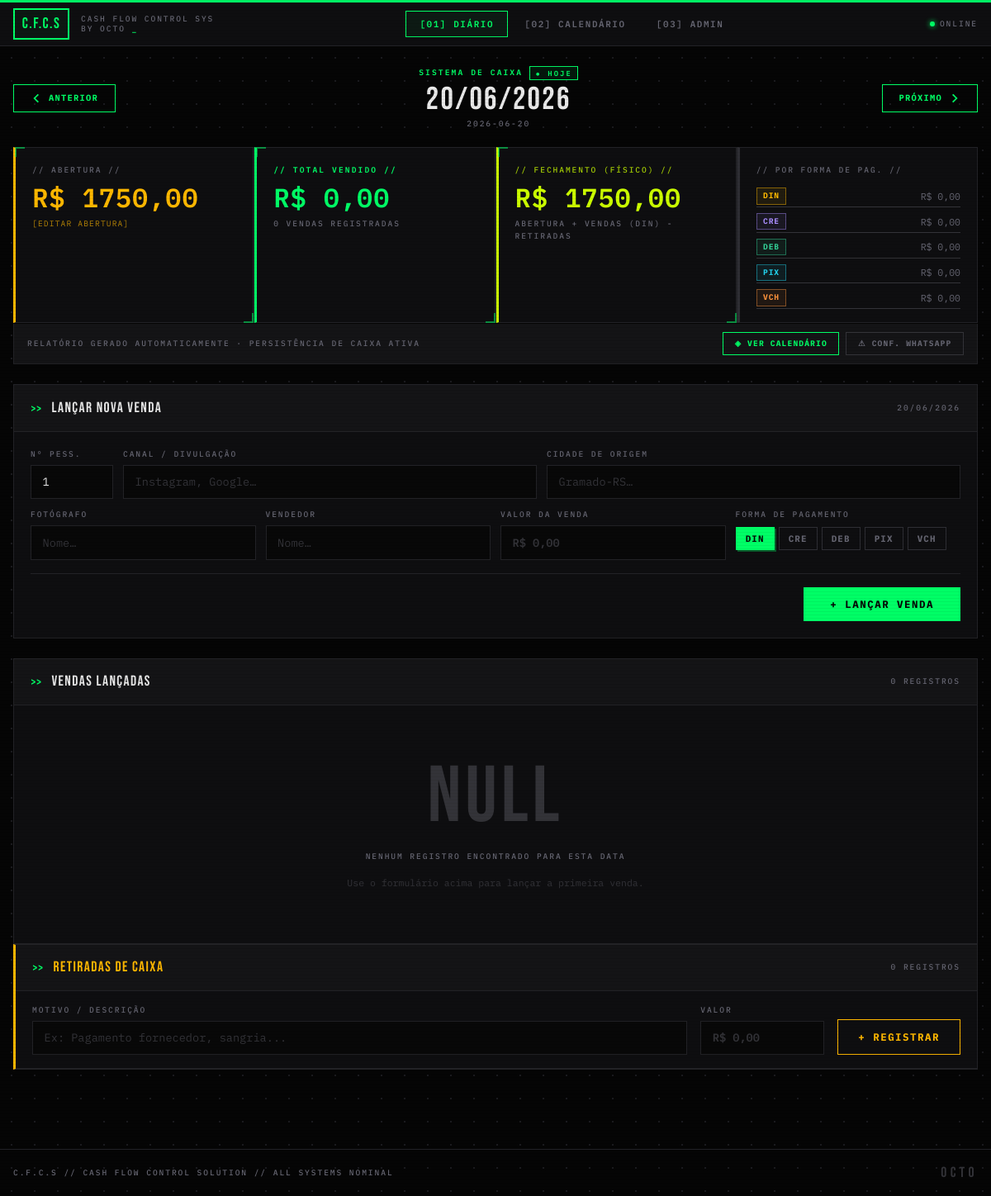
/dia/2026-06-20, run on an earlier commit of the app's database.
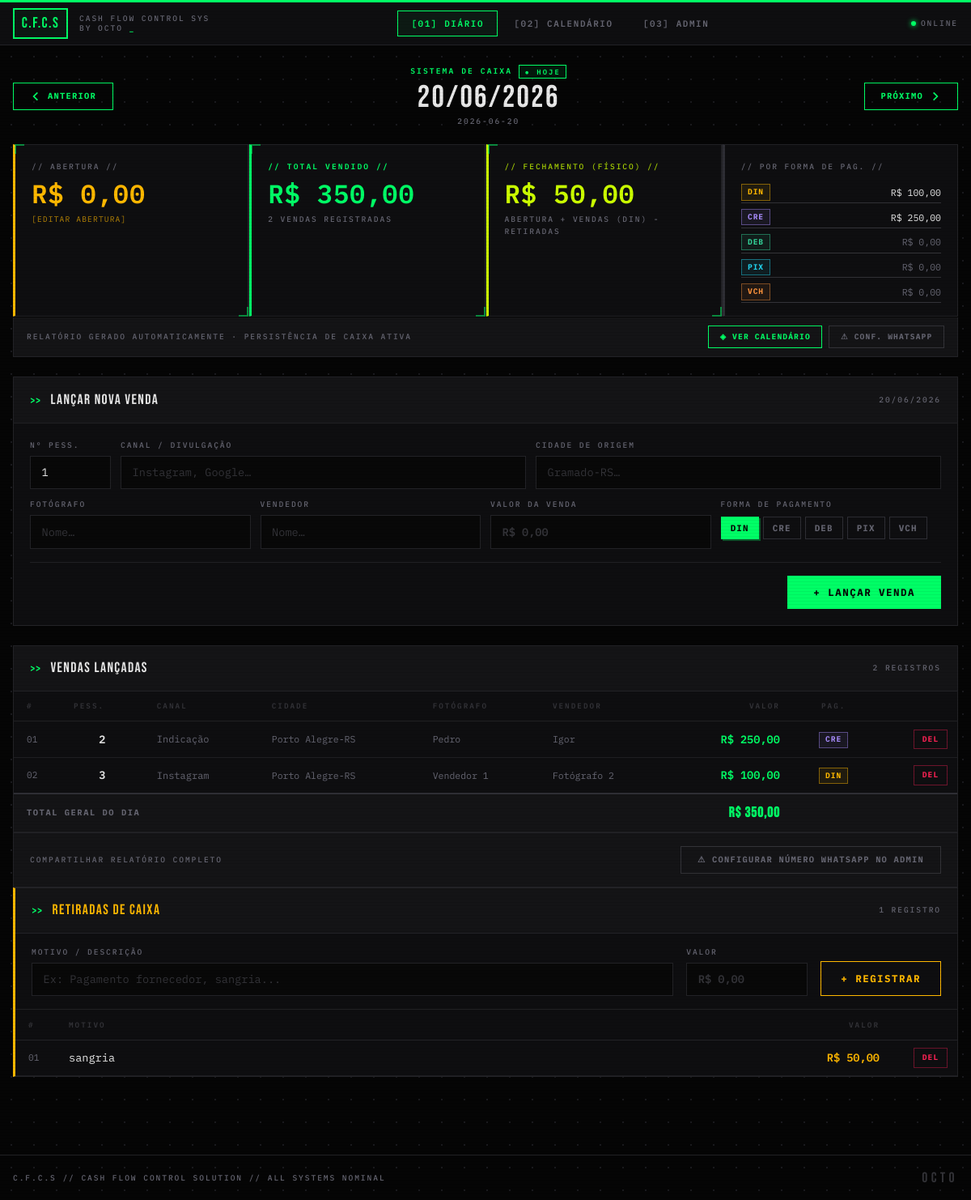
And on a later commit of the database.
### tables this page shows
CREATE TABLE caixa_diario (
                data            DATE    PRIMARY KEY,
                abertura_caixa  REAL    NOT NULL DEFAULT 0.0,
                fechamento_caixa REAL   NOT NULL DEFAULT 0.0
            );

CREATE TABLE vendas (
                id              INTEGER PRIMARY KEY AUTOINCREMENT,
                data_venda      DATE    NOT NULL,
                num_pessoas     INTEGER NOT NULL DEFAULT 1,
                canal_venda     TEXT    NOT NULL DEFAULT '',
                cidade_origem   TEXT    NOT NULL DEFAULT '',
                fotografo       TEXT    NOT NULL DEFAULT '',
                vendedor        TEXT    NOT NULL DEFAULT '',
                valor_venda     REAL    NOT NULL DEFAULT 0.0,
                forma_pagamento TEXT    NOT NULL DEFAULT 'DIN'
            );

CREATE TABLE retiradas_caixa (
                id              INTEGER PRIMARY KEY AUTOINCREMENT,
                data            DATE    NOT NULL,
                valor           REAL    NOT NULL DEFAULT 0.0,
                motivo          TEXT    NOT NULL DEFAULT ''
            );

### app.py (the view)
@app.route("/dia/<data>", methods=["GET"])
def diario(data):
    try:
        datetime.strptime(data, "%Y-%m-%d")
    except ValueError:
        return redirect(url_for("index"))
    caixa = get_or_create_caixa(data)
    vendas = get_vendas_do_dia(data)
    retiradas = get_retiradas_do_dia(data)
    subtotais = get_subtotais(data)
    total_dia = sum(v["valor_venda"] for v in vendas)
    recalc_fechamento(data)
    caixa = get_or_create_caixa(data)
    canais = get_config("canal")
    cidades = get_config("cidade")
    equipe = get_config("equipe")
    whatsapp_numero = get_whatsapp_numero()
    d = datetime.strptime(data, "%Y-%m-%d").date()
    prev_day = (d - timedelta(days=1)).isoformat()
    next_day = (d + timedelta(days=1)).isoformat()
    today = date.today().isoformat()
    return render_template(
        "diario.html",
        data=data,
        data_fmt=d.strftime("%d/%m/%Y"),
        caixa=caixa,
        vendas=vendas,
        retiradas=retiradas,
        subtotais=subtotais,
        total_dia=total_dia,
        canais=canais,
        cidades=cidades,
        equipe=equipe,
        prev_day=prev_day,
        next_day=next_day,
        today=today,
        formas=["DIN", "CRE", "DEB", "PIX", "VCH"],
        whatsapp_numero=whatsapp_numero,
    )

### app.py (called while the page is built, shortened)
def get_config(tipo: str) -> list[str]:
    with get_connection() as conn:
        rows = conn.execute(
            "SELECT valor FROM configuracoes WHERE tipo = ? ORDER BY valor",
            (tipo,),
        ).fetchall()
    return [r["valor"] for r in rows]

def get_or_create_caixa(data_str: str) -> dict:
    with get_connection() as conn:
        row = conn.execute(
            "SELECT * FROM caixa_diario WHERE data = ?", (data_str,)
        ).fetchone()
        if row:
            return dict(row)

def get_retiradas_do_dia(data_str: str) -> list[dict]:
    with get_connection() as conn:
        rows = conn.execute(
            "SELECT * FROM retiradas_caixa WHERE data = ? ORDER BY id",
            (data_str,),
        ).fetchall()
    return [dict(r) for r in rows]

def get_vendas_do_dia(data_str: str) -> list[dict]:
    with get_connection() as conn:
        rows = conn.execute(
            "SELECT * FROM vendas WHERE data_venda = ? ORDER BY id",
            (data_str,),
        ).fetchall()
    return [dict(r) for r in rows]

### templates/diario.html (shortened to what the changed rows need)
{% extends "base.html" %}
{% block content %}
<div style="display: grid; grid-template-columns: repeat(4, 1fr); gap: 1px; margin-bottom: 1px; background: var(--bd);" class="fade-in">
  <div class="card bracketed" style="padding: 1.25rem 1.25rem 1rem; border-left: 3px solid var(--warn); background: var(--s1);">
    <div class="sys-label-dim" style="margin-bottom: 0.6rem;">// ABERTURA //</div>
    <div class="metric-value money-warn" style="font-size: 2rem;">
      R$ {{ "%.2f"|format(caixa.abertura_caixa) | replace('.', ',') }}
    </div>
    <button onclick="toggleAberturaForm()" style="margin-top: 0.6rem; background: transparent; border: none; color: var(--warn); font-family: 'IBM Plex Mono'; font-size: 0.6rem; letter-spacing: 0.12em; text-transform: uppercase; cursor: pointer; padding: 0; opacity: 0.7;">
      [EDITAR ABERTURA]
    </button>
  </div>
  <div class="card bracketed" style="padding: 1.25rem 1.25rem 1rem; border-left: 3px solid var(--neon); background: var(--s1);">
    <div class="sys-label" style="margin-bottom: 0.6rem;">// TOTAL VENDIDO //</div>
    <div class="metric-value money" style="font-size: 2rem;">
      R$ {{ "%.2f"|format(total_dia) | replace('.', ',') }}
    </div>
    <div class="sys-label-dim" style="margin-top: 0.6rem;">
      {{ vendas|length }} VENDA{% if vendas|length != 1 %}S{% endif %} REGISTRADA{% if vendas|length != 1 %}S{% endif %}
    </div>
  </div>
  <div class="card bracketed" style="padding: 1.25rem 1.25rem 1rem; border-left: 3px solid var(--acid); background: var(--s1);">
    <div class="sys-label-dim" style="margin-bottom: 0.6rem; color: var(--acid); opacity: 0.8;">// FECHAMENTO (FÍSICO) //</div>
    <div class="metric-value money-acid" style="font-size: 2rem;">
      R$ {{ "%.2f"|format(caixa.fechamento_caixa) | replace('.', ',') }}
    </div>
    <div class="sys-label-dim" style="margin-top: 0.6rem;">ABERTURA + VENDAS (DIN) - RETIRADAS</div>
  </div>
  <div class="card" style="padding: 1.25rem 1.25rem 1rem; border-left: 3px solid var(--bd2); background: var(--s1);">
    <div style="display: flex; flex-direction: column; gap: 0.3rem;">
      {% for forma in formas %}
        {% set val = subtotais[forma] %}
        <div style="display: flex; align-items: center; justify-content: space-between; padding: 0.15rem 0; border-bottom: 1px solid var(--muted);">
          <span class="badge badge-{{ forma|lower }}">{{ forma }}</span>
          <span class="money-dim" style="font-size: 0.72rem; {% if val > 0 %}color: var(--txt);{% endif %}">
            R$ {{ "%.2f"|format(val) | replace('.', ',') }}
          </span>
        </div>
      {% endfor %}
    </div>
  </div>
</div>
<div id="sale-form-section" style="display: none; margin-bottom: 1.5rem;" class="card">
  <form id="form-venda" action="/dia/{{ data }}/venda/nova" method="POST" style="padding: 1.25rem;">
    <div style="display: grid; grid-template-columns: 1fr 1fr 1fr 1fr; gap: 0.75rem; margin-bottom: 1rem;">
      <div>
        <div style="display: flex; flex-wrap: wrap; gap: 0.3rem; padding-top: 0.1rem;">
          {% for forma in formas %}
            <span class="radio-btn">
              <label for="fp-{{ forma }}">{{ forma }}</label>
            </span>
          {% endfor %}
        </div>
      </div>
    </div>
  </form>
</div>
<div class="card fade-in" style="animation-delay: 0.08s;">
  <div class="section-header">
    <span class="display" style="font-size: 1.1rem; letter-spacing: 0.08em; color: var(--txt);">VENDAS LANÇADAS</span>
    <span class="sys-label-dim" style="margin-left: auto;">{{ vendas|length }} REGISTRO{% if vendas|length != 1 %}S{% endif %}</span>
  </div>
  {% if vendas %}
  <div style="overflow-x: auto;">
    <table>
      <thead>
        <tr>
          <th>#</th>
          <th>PESS.</th>
          <th>CANAL</th>
          <th>CIDADE</th>
          <th>FOTÓGRAFO</th>
          <th>VENDEDOR</th>
          <th style="text-align: right;">VALOR</th>
          <th style="text-align: center;">PAG.</th>
          <th></th>
        </tr>
      </thead>
      <tbody>
        {% for v in vendas %}
        <tr>
          <td class="money-dim" style="font-size: 0.7rem; padding-right: 0.5rem;">{{ "%02d"|format(loop.index) }}</td>
          <td style="font-weight: 600; color: var(--txt); font-size: 0.85rem; text-align: center;">{{ v.num_pessoas }}</td>
          <td style="color: var(--dim); font-size: 0.75rem;">{{ v.canal_venda or '—' }}</td>
          <td style="color: var(--dim); font-size: 0.72rem;">{{ v.cidade_origem or '—' }}</td>
          <td style="color: var(--dim); font-size: 0.72rem;">{{ v.fotografo or '—' }}</td>
          <td style="color: var(--dim); font-size: 0.72rem;">{{ v.vendedor or '—' }}</td>
          <td style="text-align: right;">
            <span class="money" style="font-size: 0.85rem;">R$ {{ "%.2f"|format(v.valor_venda) | replace('.', ',') }}</span>
          </td>
          <td style="text-align: center;">
            <span class="badge badge-{{ v.forma_pagamento|lower }}">{{ v.forma_pagamento }}</span>
          </td>
          <td style="text-align: right; padding-right: 0.75rem;">
            <form action="/dia/{{ data }}/venda/{{ v.id }}/excluir" method="POST"
                  onsubmit="return confirm('CONFIRMAR EXCLUSÃO DA VENDA #{{ loop.index }}?');">
              <button type="submit" class="btn btn-danger" style="font-size: 0.6rem; padding: 0.25rem 0.6rem;">
                DEL
              </button>
            </form>
          </td>
        </tr>
        {% endfor %}
      </tbody>
      <tfoot>
        <tr style="background: var(--s2);">
          <td colspan="6" style="font-size: 0.65rem; letter-spacing: 0.15em; text-transform: uppercase; color: var(--dim);">TOTAL GERAL DO DIA</td>
          <td style="text-align: right;">
            <span class="money" style="font-size: 1.1rem; font-family: 'Bebas Neue'; letter-spacing: 0.05em;">R$ {{ "%.2f"|format(total_dia) | replace('.', ',') }}</span>
          </td>
          <td colspan="2"></td>
        </tr>
      </tfoot>
    </table>
  </div>
  <div style="padding: 1rem 1.25rem; background: var(--s2); border-top: 1px solid var(--bd); display: flex; align-items: center; justify-content: space-between;">
    <div class="sys-label-dim">COMPARTILHAR RELATÓRIO COMPLETO</div>
    {% if whatsapp_numero %}
      <a href="/dia/{{ data }}/whatsapp" target="_blank" class="btn btn-wa" style="font-size: 0.72rem; padding: 0.55rem 1.5rem;">
        <svg xmlns="http://www.w3.org/2000/svg" style="width:15px;height:15px;flex-shrink:0;" fill="currentColor" viewBox="0 0 24 24">
          <path d="M17.472 14.382c-.297-.149-1.758-.867-2.03-.967-.273-.099-.471-.148-.67.15-.197.297-.767.966-.94 1.164-.173.199-.347.223-.644.075-.297-.15-1.255-.463-2.39-1.475-.883-.788-1.48-1.761-1.653-2.059-.173-.297-.018-.458.13-.606.134-.133.298-.347.446-.52.149-.174.198-.298.298-.497.099-.198.05-.371-.025-.52-.075-.149-.669-1.612-.916-2.207-.242-.579-.487-.5-.669-.51-.173-.008-.371-.01-.57-.01-.198 0-.52.074-.792.372-.272.297-1.04 1.016-1.04 2.479 0 1.462 1.065 2.875 1.213 3.074.149.198 2.096 3.2 5.077 4.487.709.306 1.262.489 1.694.625.712.227 1.36.195 1.871.118.571-.085 1.758-.719 2.006-1.413.248-.694.248-1.289.173-1.413-.074-.124-.272-.198-.57-.347m-5.421 7.403h-.004a9.87 9.87 0 01-5.031-1.378l-.361-.214-3.741.982.998-3.648-.235-.374a9.86 9.86 0 01-1.51-5.26c.001-5.45 4.436-9.884 9.888-9.884 2.64 0 5.122 1.03 6.988 2.898a9.825 9.825 0 012.893 6.994c-.003 5.45-4.437 9.884-9.885 9.884m8.413-18.297A11.815 11.815 0 0012.05 0C5.495 0 .16 5.335.157 11.892c0 2.096.547 4.142 1.588 5.945L.057 24l6.305-1.654a11.882 11.882 0 005.683 1.448h.005c6.554 0 11.89-5.335 11.893-11.893a11.821 11.821 0 00-3.48-8.413Z"/>
        </svg>
        ENVIAR RELATÓRIO VIA WHATSAPP
      </a>
    {% else %}
      <a href="/admin" class="btn btn-ghost" style="font-size: 0.65rem; border-color: var(--muted); color: var(--dim);">
        ⚠ CONFIGURAR NÚMERO WHATSAPP NO ADMIN
      </a>
    {% endif %}
  </div>
  {% else %}
  <div style="padding: 4rem 1rem; display: flex; flex-direction: column; align-items: center; gap: 1rem; text-align: center;">
    <div class="display" style="font-size: 6rem; color: var(--muted); line-height: 1; letter-spacing: 0.05em;">NULL</div>
    <div class="sys-label-dim">NENHUM REGISTRO ENCONTRADO PARA ESTA DATA</div>
    <div style="font-size: 0.72rem; color: var(--muted); font-family: 'IBM Plex Mono';">
      Use o formulário acima para lançar a primeira venda.
    </div>
  </div>
  {% endif %}
</div>
<div class="card fade-in" style="animation-delay: 0.12s; margin-bottom: 1.5rem; border-left: 3px solid var(--warn);">
  <div class="section-header">
    <span class="display" style="font-size: 1.1rem; letter-spacing: 0.08em; color: var(--warn);">RETIRADAS DE CAIXA</span>
    <span class="sys-label-dim" style="margin-left: auto;">{{ retiradas|length }} REGISTRO{% if retiradas|length != 1 %}S{% endif %}</span>
  </div>
  {% if retiradas %}
  <div style="overflow-x: auto;">
    <table>
      <thead>
        <tr>
          <th style="width: 50px;">#</th>
          <th>MOTIVO</th>
          <th style="text-align: right; width: 150px;">VALOR</th>
          <th style="width: 80px;"></th>
        </tr>
      </thead>
      <tbody>
        {% for r in retiradas %}
        <tr>
          <td class="money-dim" style="font-size: 0.7rem;">{{ "%02d"|format(loop.index) }}</td>
          <td style="color: var(--txt); font-size: 0.85rem;">{{ r.motivo }}</td>
          <td style="text-align: right;">
            <span class="money-warn" style="font-size: 0.85rem;">R$ {{ "%.2f"|format(r.valor) | replace('.', ',') }}</span>
          </td>
          <td style="text-align: right; padding-right: 0.75rem;">
            <form action="/dia/{{ data }}/retirada/{{ r.id }}/excluir" method="POST"
                  onsubmit="return confirm('CONFIRMAR EXCLUSÃO DA RETIRADA #{{ loop.index }}?');">
              <button type="submit" class="btn btn-danger" style="font-size: 0.6rem; padding: 0.25rem 0.6rem;">
                DEL
              </button>
            </form>
          </td>
        </tr>
        {% endfor %}
      </tbody>
    </table>
  </div>
  {% endif %}
</div>
{% endblock %}

What changed in the data, as far as the page shows it:
changed caixa_diario: abertura_caixa "1750,00" → "0,00"; fechamento_caixa "1750,00" → "50,00"
now on this page (row edited): vendas: index "01", num_pessoas "2", canal_venda "Indicação", cidade_origem "Porto Alegre-RS", fotografo "Pedro", vendedor "Igor", valor_venda "250,00", forma_pagamento "CRE"
now on this page (row edited): vendas: index "02", num_pessoas "3", canal_venda "Instagram", cidade_origem "Porto Alegre-RS", fotografo "Vendedor 1", vendedor "Fotógrafo 2", valor_venda "100,00", forma_pagamento "DIN"
added retiradas_caixa: index "01", motivo "sangria", valor "50,00"
Also different on the page:
{{ "%.2f"|format(total_dia) | replace('.', ',') }}: "0,00" → "350,00"
{{ vendas|length }}: "0" → "2"
{{ "%.2f"|format(total_dia) | replace('.', ',') }}: (not shown) → "350,00"
{{ retiradas|length }}: "0" → "1"
new list line: "DIN R$ 100,00"
new list line: "CRE R$ 250,00"
text no longer shown: "NULL NENHUM REGISTRO ENCONTRADO PARA ESTA DATA Use o formulário acima para lançar a primeira venda. S"
text now shown: "# PESS. CANAL CIDADE FOTÓGRAFO VENDEDOR VALOR PAG. TOTAL GERAL DO DIA R$ COMPARTILHAR RELATÓRIO COMPLETO ⚠ CONFIGURAR NÚMERO WHATSAPP NO ADMIN # MOTIVO VALOR"
list line gone: "DIN R$ 0,00"
list line gone: "CRE R$ 0,00"
